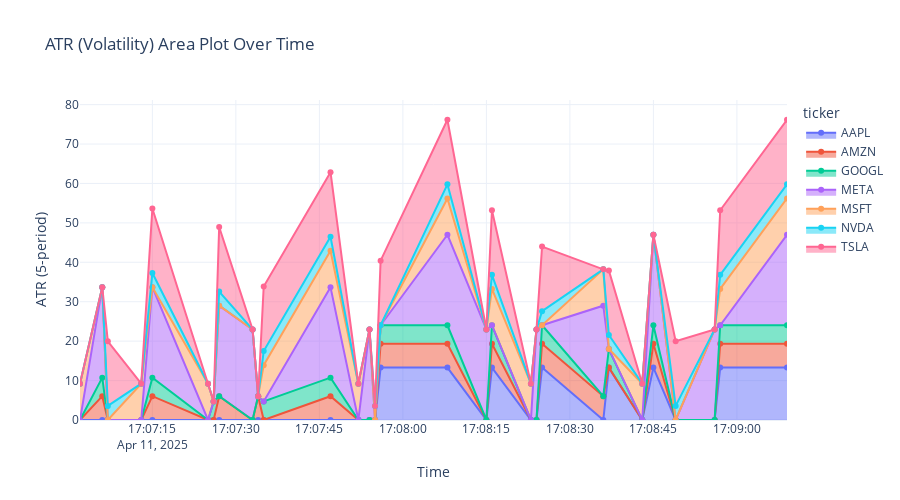

Write notebook code for a chart like this one.
### Markdown cell above
### The above graph shows the RSI index for all 7 companies based on increments over 3 minutes. Since we are operating in a scope of 3 minutes, the RSI does not have the most data so it's increasing and decreasing very sharply. Typically it is better suited for historical data. We can hover over the dots in the blue line to see each time stamp. The red line signifies the threshold of overbought stocks and the green line signifies oversold threshold. 

### If there is a period of 100 RSI that would mean that all the price changes recently were gains (no losses were reported). However, if it drops suddenly to 0, it would mean that the RSI calculation flipped due to its sensitivity to price drops (3-minute limit). This price drop to 0 relays the idea of all losses (no gains were reported). Side Note: There is a jump after 5 dots (data points) because RSI_5 take atleast 5 values before they are able to calculate their rolling average.

### Code cell
import plotly.express as px

fig = px.area(
   df_cass_final.groupby('ticker').apply(lambda x: x.iloc[5:]).reset_index(drop=True),
    x="date",
    y="ATR_5",
    color="ticker",
    title="ATR (Volatility) Area Plot Over Time",
    markers=True
)
fig.update_layout(
    xaxis_title="Time",
    yaxis_title="ATR (5-period)",
    template="plotly_white",
    height=500
)
fig.show()

### Figure 1 — Plotly figure (JSON) as saved in the notebook; plotly's stock layout.template omitted (floating-point values rounded to 4 significant figures)
{"data": [{"fillpattern": {"shape": ""}, "hovertemplate": "ticker=AAPL<br>date=%{x}<br>ATR_5=%{y}<extra></extra>", "legendgroup": "AAPL", "line": {"color": "#636efa"}, "marker": {"symbol": "circle"}, "mode": "lines+markers", "name": "AAPL", "orientation": "v", "showlegend": true, "stackgroup": "1", "type": "scatter", "x": ["2025-04-11T17:07:56.000000000", "2025-04-11T17:08:08.000000000", "2025-04-11T17:08:16.000000000", "2025-04-11T17:08:25.000000000", "2025-04-11T17:08:37.000000000", "2025-04-11T17:08:45.000000000", "2025-04-11T17:08:57.000000000", "2025-04-11T17:09:09.000000000"], "xaxis": "x", "y": [13.29, 13.29, 13.29, 13.29, 13.29, 13.29, 13.29, 13.29], "yaxis": "y"}, {"fillpattern": {"shape": ""}, "hovertemplate": "ticker=AMZN<br>date=%{x}<br>ATR_5=%{y}<extra></extra>", "legendgroup": "AMZN", "line": {"color": "#EF553B"}, "marker": {"symbol": "circle"}, "mode": "lines+markers", "name": "AMZN", "orientation": "v", "showlegend": true, "stackgroup": "1", "type": "scatter", "x": ["2025-04-11T17:07:06.000000000", "2025-04-11T17:07:15.000000000", "2025-04-11T17:07:27.000000000", "2025-04-11T17:07:34.000000000", "2025-04-11T17:07:47.000000000", "2025-04-11T17:07:56.000000000", "2025-04-11T17:08:08.000000000", "2025-04-11T17:08:16.000000000", "2025-04-11T17:08:25.000000000", "2025-04-11T17:08:36.000000000", "2025-04-11T17:08:45.000000000", "2025-04-11T17:08:57.000000000", "2025-04-11T17:09:09.000000000"], "xaxis": "x", "y": [6.04, 6.04, 6.04, 6.04, 6.04, 6.04, 6.04, 6.04, 6.04, 6.04, 6.04, 6.04, 6.04], "yaxis": "y"}, {"fillpattern": {"shape": ""}, "hovertemplate": "ticker=GOOGL<br>date=%{x}<br>ATR_5=%{y}<extra></extra>", "legendgroup": "GOOGL", "line": {"color": "#00cc96"}, "marker": {"symbol": "circle"}, "mode": "lines+markers", "name": "GOOGL", "orientation": "v", "showlegend": true, "stackgroup": "1", "type": "scatter", "x": ["2025-04-11T17:07:06.000000000", "2025-04-11T17:07:15.000000000", "2025-04-11T17:07:26.000000000", "2025-04-11T17:07:35.000000000", "2025-04-11T17:07:47.000000000", "2025-04-11T17:07:56.000000000", "2025-04-11T17:08:08.000000000", "2025-04-11T17:08:16.000000000", "2025-04-11T17:08:25.000000000", "2025-04-11T17:08:37.000000000", "2025-04-11T17:08:45.000000000", "2025-04-11T17:08:57.000000000", "2025-04-11T17:09:09.000000000"], "xaxis": "x", "y": [4.705, 4.705, 4.705, 4.705, 4.705, 4.705, 4.705, 4.705, 4.705, 4.705, 4.705, 4.705, 4.705], "yaxis": "y"}, {"fillpattern": {"shape": ""}, "hovertemplate": "ticker=META<br>date=%{x}<br>ATR_5=%{y}<extra></extra>", "legendgroup": "META", "line": {"color": "#ab63fa"}, "marker": {"symbol": "circle"}, "mode": "lines+markers", "name": "META", "orientation": "v", "showlegend": true, "stackgroup": "1", "type": "scatter", "x": ["2025-04-11T17:07:06.000000000", "2025-04-11T17:07:15.000000000", "2025-04-11T17:07:27.000000000", "2025-04-11T17:07:33.000000000", "2025-04-11T17:07:47.000000000", "2025-04-11T17:07:54.000000000", "2025-04-11T17:08:08.000000000", "2025-04-11T17:08:15.000000000", "2025-04-11T17:08:24.000000000", "2025-04-11T17:08:36.000000000", "2025-04-11T17:08:45.000000000", "2025-04-11T17:08:56.000000000", "2025-04-11T17:09:09.000000000"], "xaxis": "x", "y": [22.96, 22.96, 22.96, 22.96, 22.96, 22.96, 22.96, 22.96, 22.96, 22.96, 22.96, 22.96, 22.96], "yaxis": "y"}, {"fillpattern": {"shape": ""}, "hovertemplate": "ticker=MSFT<br>date=%{x}<br>ATR_5=%{y}<extra></extra>", "legendgroup": "MSFT", "line": {"color": "#FFA15A"}, "marker": {"symbol": "circle"}, "mode": "lines+markers", "name": "MSFT", "orientation": "v", "showlegend": true, "stackgroup": "1", "type": "scatter", "x": ["2025-04-11T17:07:02.000000000", "2025-04-11T17:07:13.000000000", "2025-04-11T17:07:25.000000000", "2025-04-11T17:07:35.000000000", "2025-04-11T17:07:47.000000000", "2025-04-11T17:07:52.000000000", "2025-04-11T17:08:08.000000000", "2025-04-11T17:08:16.000000000", "2025-04-11T17:08:23.000000000", "2025-04-11T17:08:36.000000000", "2025-04-11T17:08:43.000000000", "2025-04-11T17:08:57.000000000", "2025-04-11T17:09:09.000000000"], "xaxis": "x", "y": [9.21, 9.21, 9.21, 9.21, 9.21, 9.21, 9.21, 9.21, 9.21, 9.21, 9.21, 9.21, 9.21], "yaxis": "y"}, {"fillpattern": {"shape": ""}, "hovertemplate": "ticker=NVDA<br>date=%{x}<br>ATR_5=%{y}<extra></extra>", "legendgroup": "NVDA", "line": {"color": "#19d3f3"}, "marker": {"symbol": "circle"}, "mode": "lines+markers", "name": "NVDA", "orientation": "v", "showlegend": true, "stackgroup": "1", "type": "scatter", "x": ["2025-04-11T17:07:07.000000000", "2025-04-11T17:07:15.000000000", "2025-04-11T17:07:27.000000000", "2025-04-11T17:07:35.000000000", "2025-04-11T17:07:47.000000000", "2025-04-11T17:07:55.000000000", "2025-04-11T17:08:08.000000000", "2025-04-11T17:08:16.000000000", "2025-04-11T17:08:25.000000000", "2025-04-11T17:08:37.000000000", "2025-04-11T17:08:49.000000000", "2025-04-11T17:08:57.000000000", "2025-04-11T17:09:09.000000000"], "xaxis": "x", "y": [3.58, 3.58, 3.58, 3.58, 3.58, 3.58, 3.58, 3.58, 3.58, 3.58, 3.58, 3.58, 3.58], "yaxis": "y"}, {"fillpattern": {"shape": ""}, "hovertemplate": "ticker=TSLA<br>date=%{x}<br>ATR_5=%{y}<extra></extra>", "legendgroup": "TSLA", "line": {"color": "#FF6692"}, "marker": {"symbol": "circle"}, "mode": "lines+markers", "name": "TSLA", "orientation": "v", "showlegend": true, "stackgroup": "1", "type": "scatter", "x": ["2025-04-11T17:07:07.000000000", "2025-04-11T17:07:15.000000000", "2025-04-11T17:07:27.000000000", "2025-04-11T17:07:35.000000000", "2025-04-11T17:07:47.000000000", "2025-04-11T17:07:56.000000000", "2025-04-11T17:08:08.000000000", "2025-04-11T17:08:16.000000000", "2025-04-11T17:08:25.000000000", "2025-04-11T17:08:37.000000000", "2025-04-11T17:08:49.000000000", "2025-04-11T17:08:57.000000000", "2025-04-11T17:09:09.000000000"], "xaxis": "x", "y": [16.38, 16.38, 16.38, 16.38, 16.38, 16.38, 16.38, 16.38, 16.38, 16.38, 16.38, 16.38, 16.38], "yaxis": "y"}], "layout": {"height": 500, "legend": {"title": {"text": "ticker"}, "tracegroupgap": 0}, "title": {"text": "ATR (Volatility) Area Plot Over Time"}, "xaxis": {"anchor": "y", "domain": [0, 1], "title": {"text": "Time"}}, "yaxis": {"anchor": "x", "domain": [0, 1], "title": {"text": "ATR (5-period)"}}}}
